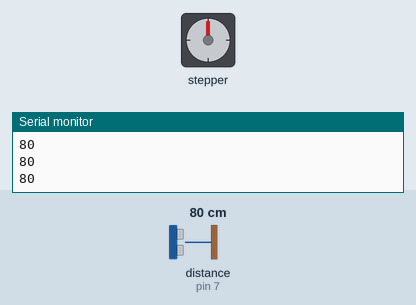
A sketch run on a simulated Arduino Uno, built with avr-gcc and run on an emulated ATmega328P. On the bench: stepper motor, the last lines printed to the serial monitor. The inputs (shaded band) are chosen by the test bench; at power-on: distance to the obstacle (sensor on pin 7) 80 cm. The echo pulse lasts 58.3 µs per cm; stepper angles assume 500 steps per turn.

Above: at 1.2 s.
1.3 s: distance to the obstacle (sensor on pin 7) set to 8 cm
3.5 s: distance to the obstacle (sensor on pin 7) set to 5 cm
At 4.67 s:
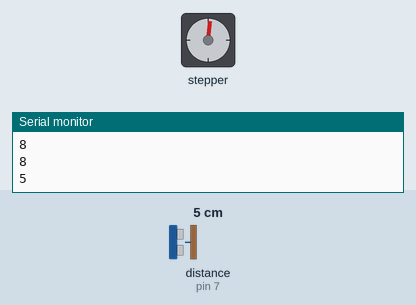
At 5.28 s:
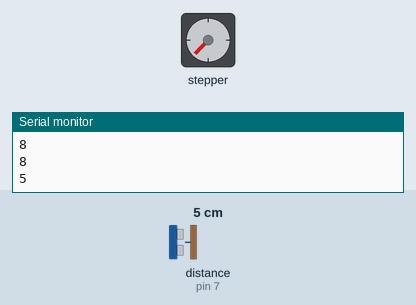
Timing chart, 0 to 21.5 s (numbered marks = the images above; inputs shaded):
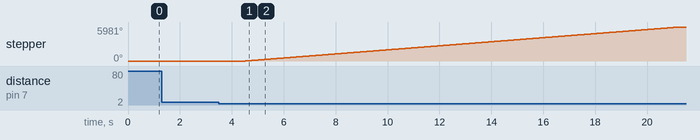

Measured:
- the behaviour switches between 7 and 6 cm on distance to the obstacle (sensor on pin 7) (found by bisection; images 0 and 1)
- after the input at 3.5 s, stepper: keeps turning clockwise at about 353°/s, starting after 1.0 s

The sketch:

ratimbum_evento1.ino
```cpp
#include <Ultrasonic.h>
#include <Stepper.h>

const int stepsPerRevolution = 500;

Ultrasonic ultrasonic(6, 7); //6 -> trigger; 7 -> echo;
const int pinoIR = 7;
Stepper myStepper(stepsPerRevolution, 8,10,9,11);

boolean waitForFirstEvent = true;

void setup() {
  Serial.begin(9600);
  myStepper.setSpeed(60);
  pinMode(pinoIR, INPUT);
}

void loop() {
  delay(50);
  if(waitForFirstEvent) firstEventTrigger();
}

void firstEventTrigger(){

  long distancia = 7;
  long distanciaUltrassom = ultrasonic.distanceRead();

  Serial.println(distanciaUltrassom);

  if(distanciaUltrassom < distancia /*&& distanciaUltrassom != 0*/){

    waitForFirstEvent = false;

    delay(1000);

    //Supondo que 5 voltas são o suficiente pra puxar o barbante todo.

    for(int i = 0; i < 20; i++){
      if(i == 16) myStepper.setSpeed(30); //Reduz a velocidade quando estiver na última volta.
      myStepper.step(512); //90º sentido anti-horário
    }

    delay(10000);

    myStepper.setSpeed(60);

    for(int i = 0; i < 20; i++){
      if(i == 16) myStepper.setSpeed(30); //Reduz a velocidade quando estiver na última volta.
      myStepper.step(-512); //90º sentido horário
    }

  }

}
```
